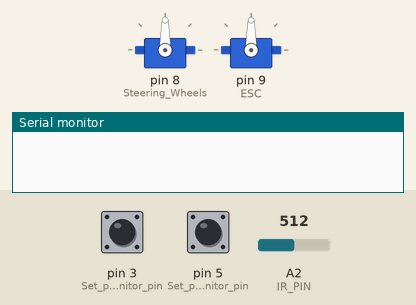
This sketch was run on a simulated Arduino Uno, built with avr-gcc and run on an emulated ATmega328P. Parts: 2 × servo, the last lines printed to the serial monitor. The test bench sets the inputs (shaded band); at power-on: A2 (IR_PIN) = 512, pin 5 (Set_pin_3_as_monitor_pin) LOW, pin 3 (Set_pin_3_as_monitor_pin) LOW.

Above: at 4.2 s.
4.3 s: A2 (IR_PIN) set to 472
At 7.9 s:
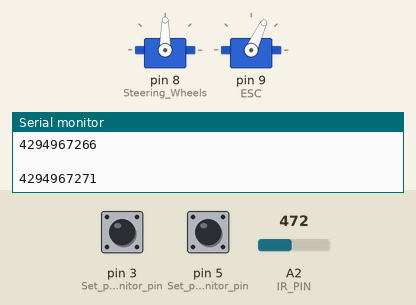
8.5 s: pin 5 (Set_pin_3_as_monitor_pin) pulled HIGH for 0.15 s
At 9.2 s:
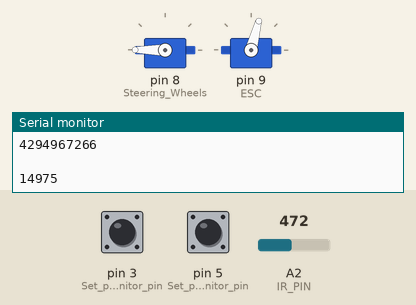
12.1 s: A2 (IR_PIN) set to 511
At 15.2 s:
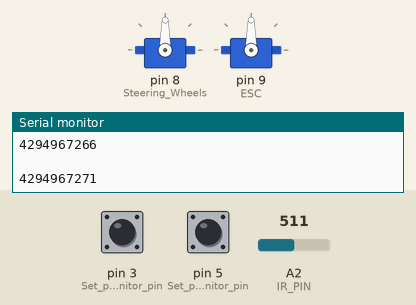
16.2 s: A2 (IR_PIN) set to 306
At 19.2 s:
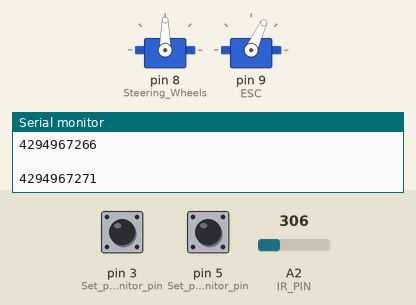
Timing chart, 0 to 20.7 s (numbered marks = the images above; inputs shaded):
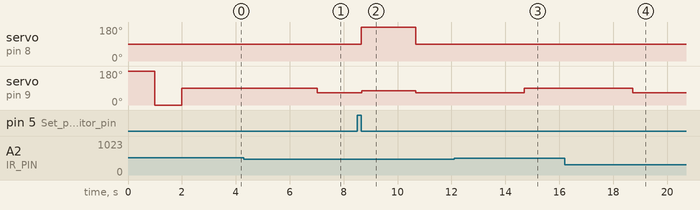

Measured:
- the behaviour switches between 483 and 482 on A2 (IR_PIN) (found by bisection; images 0 and 1)
- after the input at 4.3 s, servo on pin 9 (ESC): 90° → 65° after 2.7 s
- after the input at 8.5 s, servo on pin 8 (Steering_Wheels): 90° → 180° after 0.16 s, → 90° 2.0 s later; servo on pin 9 (ESC): 65° → 75° after 0.16 s, → 65° 2.0 s later
- after the input at 12.1 s, servo on pin 9 (ESC): 65° → 90° after 2.6 s
- after the input at 16.2 s, servo on pin 9 (ESC): 90° → 65° after 2.5 s

The sketch:

Crawler.ino
```cpp
#include <math.h>
#include <Wire.h>
#include <Servo.h>

int startupDelay = 1000;
const double delay_time = 10;

//SERVO FOR TURNING THE CAR AND REFERENCE
Servo Steering_Wheels;
Servo ESC;
double Angle;


// IR SENSOR VARIABLES
int IR_PIN = 2;         // analog pin for reading the IR sensor
float IR_Voltage, IR_Distance;

// LIDAR VARIABLES
unsigned long LIDAR_Left, LIDAR_Right;
double LIDAR_L, LIDAR_R;
double LIDAR_Diff, LIDAR_Diff_90, LAST_Error, Error, OUT, LIDAR_Feedback;
double Integral_Val, Derivative_Val;

//SETPOINT FOR CRAWLER
const double Point = 90;

double Kp = 1;
double Ki = 0;
double Kd = 0;

//SETPUT
void setup()
{
  // Controls steering
  LIDAR_Setup();
  LIDAR_Diff = LIDAR_Left - LIDAR_Right;
  LIDAR_Diff_90 = 90 * (LIDAR_Diff/180);
  LIDAR_Feedback = 90 - LIDAR_Diff_90;
  LAST_Error = Point - LIDAR_Feedback;

  Steering_Wheels.attach(8);    //ASSIGNING PIN TO WHEELS
  ESC.attach(9);                //ASSIGNING PIN TO ESC
  Calibrate_ESC();               //CALIBRFATING SPEED CONTROL

}

//SPEED CALIBRATION
void Calibrate_ESC(){
    ESC.write(180); // full backwards
    delay(startupDelay);
    ESC.write(0); // full forwards
    delay(startupDelay);
    ESC.write(90); // neutral
    delay(startupDelay);
    ESC.write(90); // reset the ESC to neutral (non-moving) value
}

//LIDAR SETUP
void LIDAR_Setup(){
  Serial.begin(9600); // Start serial communications
  pinMode(2, OUTPUT); // Set pin 2 as trigger pin
  pinMode(3, INPUT); // Set pin 3 as monitor pin
  digitalWrite(11, LOW); // Set trigger LOW for continuous read

  pinMode(6, OUTPUT); // Set pin 2 as trigger pin
  pinMode(5, INPUT); // Set pin 3 as monitor pin
  digitalWrite(2, LOW); // Set trigger LOW for continuous read
}

//LIDAR OUTPUT
void LIDAR()
{
  LIDAR_Right = pulseIn(3, HIGH)/10; // Count how long the pulse is high in microseconds
  LIDAR_Left = pulseIn(5, HIGH)/10; // Count how long the pulse is high in microseconds
  LIDAR_Right = LIDAR_Right - 30;
  LIDAR_Left = LIDAR_Left - 25;
  /*if(LIDAR_Right > 90)
  {
     LIDAR_Right = 90;
  }
  if(LIDAR_Left > 90)
  {
     LIDAR_Left = 90;
  }*/
  Serial.println(LIDAR_Right);
  Serial.println("\t");
  Serial.println(LIDAR_Left);
  Serial.println("\n");

  LIDAR_L = double(LIDAR_Left);
  LIDAR_R = double(LIDAR_Right);
  LIDAR_Diff = LIDAR_L - LIDAR_R;
  LIDAR_Diff_90 = 90 * (LIDAR_Diff/180);
  LIDAR_Feedback = 90 - LIDAR_Diff_90;
}

//IR OUTPUT
void IR()
{
  IR_Voltage= analogRead(IR_PIN)*0.00322265625;
  IR_Distance = 65*pow(IR_Voltage, -1.10);
}

//Steering Crawler
void Steer_Crawler()
{
  if (IR_Distance <= 40)
  {
    ESC.write(90);
    delay(1);
    Steering_Wheels.write(90);
  }
  else
  {
    if (LIDAR_Diff > 90) //if diff greater than 200 we lost a wall
        {
          Steering_Wheels.write(90); //keep moving straight
          delay(1);
          ESC.write(75);  //slow down a little bit
        }
     else
     {
    //Case One Wheel Angle Adj is small
      if (abs(OUT) < 10)
        {
           Steering_Wheels.write(Angle);
           delay(1);
           ESC.write(65); //can move pretty fast here
        }

     //Case two Wheel adj medium
      else
      if (10 < abs(OUT) < 20)
      {
        Steering_Wheels.write(Angle);
        delay(1);
        ESC.write(75); //slow down to make this adjs
      }
      //Case three wheel adj large
      else
      {
        Steering_Wheels.write(Angle);
        delay(1);
        ESC.write(78); // go real slow to make this adjustment
      }
     }
  }
}
//PID CONTROLLER
void Controller()
{
  delay(delay_time);
  Error = Point - LIDAR_Feedback;
  Integral_Val = Integral_Val + (Error * delay_time);
  Derivative_Val = (Error - LAST_Error) / delay_time;
  OUT = (Kp * Error) + (Ki * Integral_Val) + (Kd * Derivative_Val);
  LAST_Error = Error;
  if ((OUT >= -0.000001) && (OUT <= 0.000001))
  {
    OUT = 0;
  }
  Angle = 90 + OUT;
  Steer_Crawler();
}

//MAIN LOOP
void loop()
{
  IR();
  LIDAR();
  Controller();
  //delay(2000);
}
```
